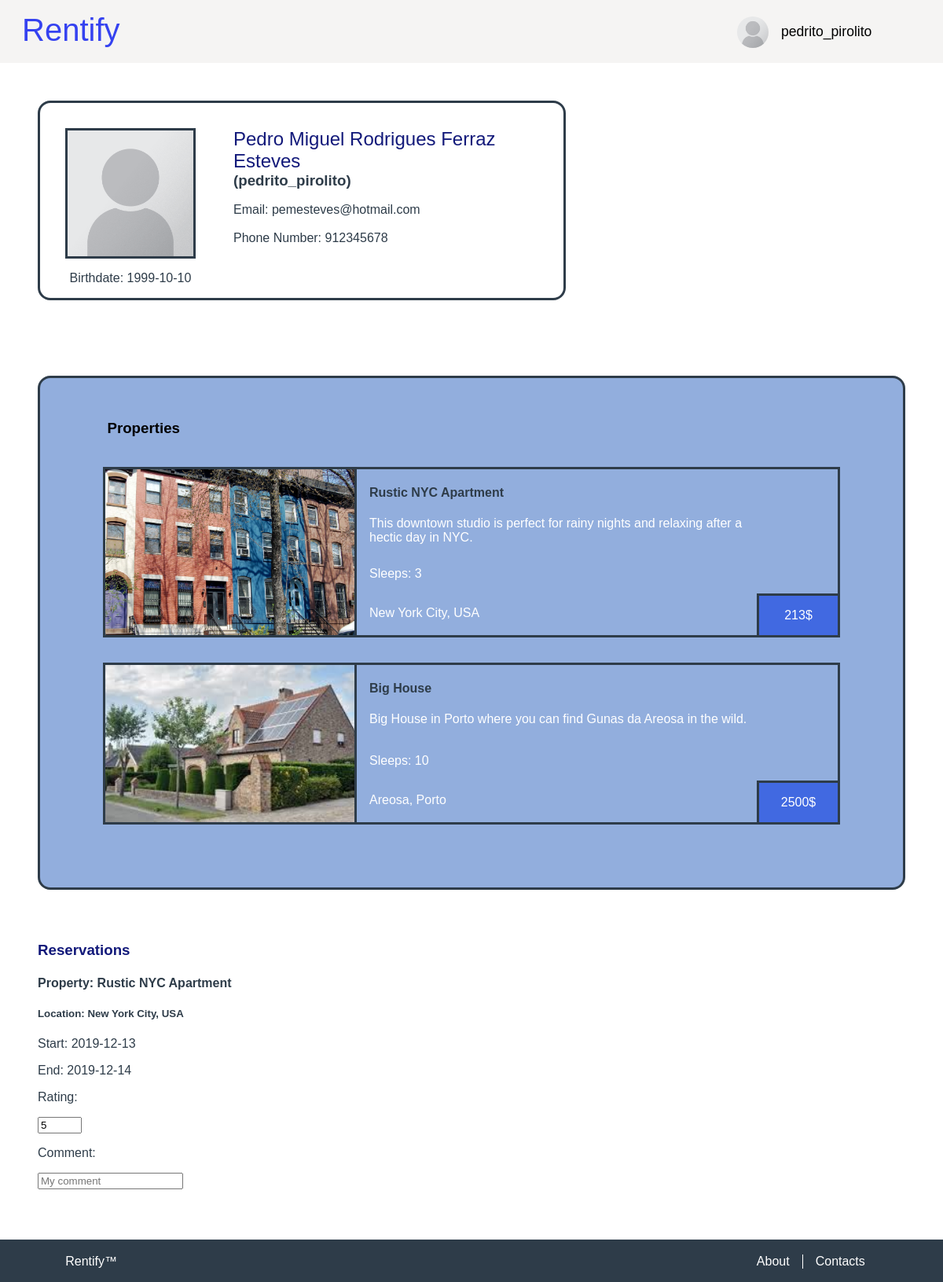
The app's page /pages/user.php (signed in), older data.
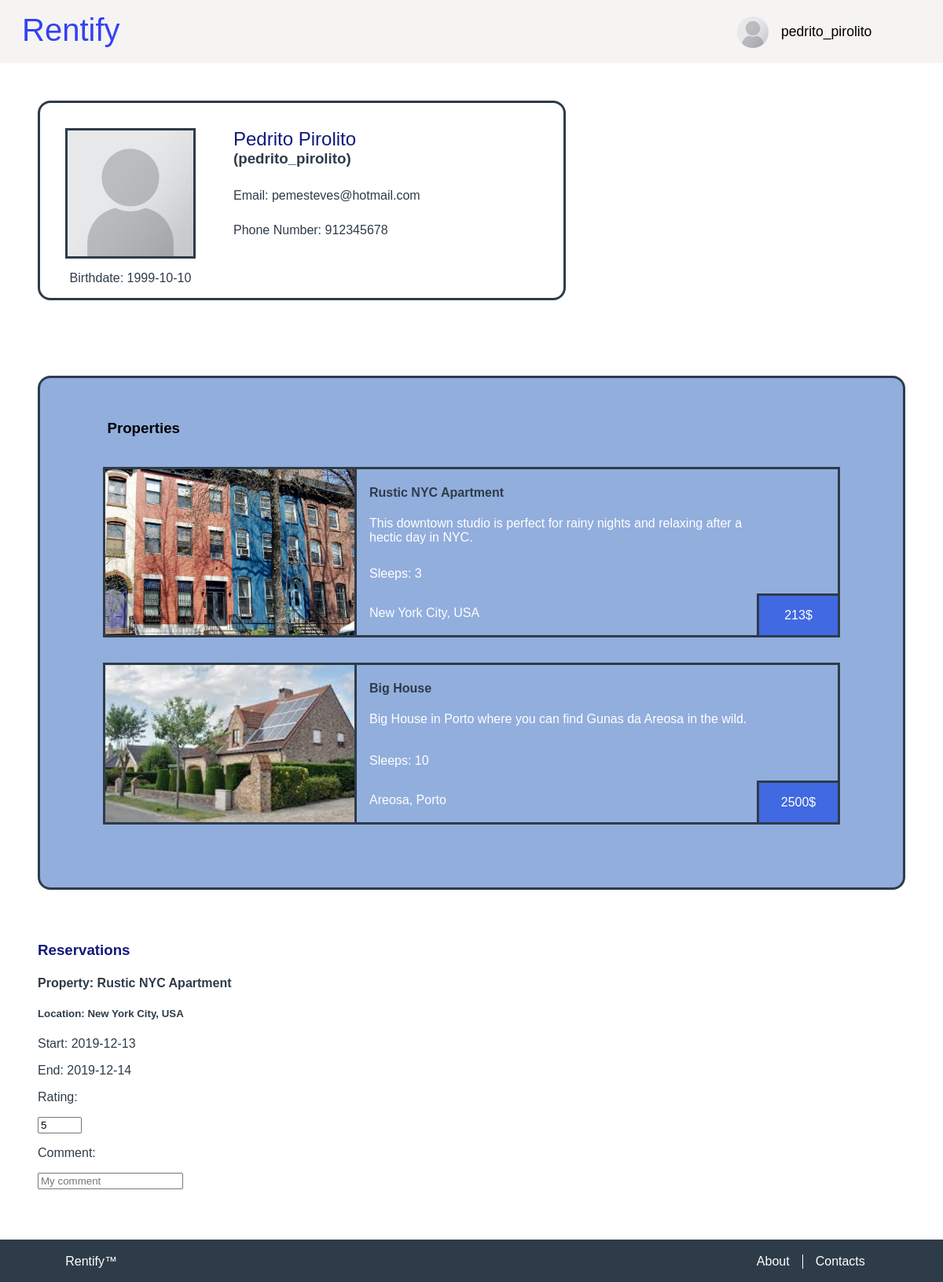
The same page, newer data.
### tables this page shows
CREATE TABLE User(
    username TEXT UNIQUE PRIMARY KEY,
    full_name TEXT NOT NULL,
    birthdate DATE NOT NULL,
    phone INTEGER NOT NULL,
    email TEXT NOT NULL,
    password_hash INTEGER NOT NULL,
    image_name TEXT NOT NULL 
);

### database/user.php (called while the page is built, shortened)
<?php
  include_once "../database/connection.php";
  function getUserInfo($username, $password){
    global $db;
    $stmt = $db->prepare('SELECT * FROM User WHERE username = ? AND password_hash = ?');
    $stmt->execute(array($username, $password));
    return $stmt->fetch();
  }
  function getUserPassword($username){
    global $db;
    $stmt = $db->prepare('
        SELECT password_hash as password
        FROM User
        WHERE username = ?
    ');
    $stmt->execute(array($username));
    return $stmt->fetch();
  }
  function getUserImagePath($username) {
    global $db;
    $stmt = $db->prepare('
        SELECT image_name
        FROM User
        WHERE username = ?
    ');
    $stmt->execute(array($username));
    return $stmt->fetch();
  }
?>

### pages/user.php (the view, shortened to what the changed rows need)
<?php
    include_once "../database/property.php";
    include_once "../database/user.php";
    include_once "../templates/tpl_common.php";
    include_once "../templates/tpl_scroll_top.php";
    $username = $_SESSION['username'];
    $password_hash = getUserPassword($username)['password'];
    $user_info = getUserInfo($username, $password_hash);
    document_main_part();
?>
        <link href="../css/user_page.css" rel="stylesheet">
        <link href="../css/properties_list.css" rel="stylesheet">
        <link href="../css/profile.css" rel="stylesheet">
    </head>
    <body>
        <?php
            draw_header('change_profile.php', 'Change Profile');
        ?>
        <section id="user_info">
            <div id="fit_crop">
                <img src="../images/<?=$user_info['image_name']?>"/>
            </div>
            <div id="headers">
                <h2><?=$user_info['full_name']?></h2>
                <h3>(<?=$user_info['username']?>)</h3>
            </div>
            <p id="email">Email: <?=$user_info['email']?></p>
            <p id="phone">Phone Number: <?=$user_info['phone']?></p>
            <p id="birthdate">Birthdate: <?=$user_info['birthdate']?></p>
        </section>
<?php
    draw_footer(true);
?>

### templates/tpl_common.php (shortened to what the changed rows need)
<?php
include_once "../includes/init.php";
include_once "../database/user.php";
function draw_user_image(){
    $image_name = getUserImagePath($_SESSION['username']);
    $image_path = "../images/".$image_name['image_name'];
    echo "<img src=".$image_path." alt=\"User's photo\" id=\"user_photo\">";
}
function draw_header($page, $name){
?>
    <header>
        <div id="fixed">
        <h1><a href="index.php"> Rentify </a></h1>
        <?php
        if(isset($_SESSION['username'])) {
        ?>
            <div class="dropdown">
                <?php draw_user_image(); ?>
                <button  class="dropdown_button" id="user_badge" > <?php echo $_SESSION['username'] ?> </button>
            </div>
        <?php
        }
        ?>
        </div>
    </header>
<?php
}
?>
<?php
function document_main_part(){
?>
<!DOCTYPE html>
<html lang="en">
    <head>
        <link href="../css/layout.css" rel="stylesheet">
        <link href="../css/style.css" rel="stylesheet">
<?php
}
function draw_footer($include_button){
?>
    </body>
</html>
<?php
}
?>

Row changes from the older to the newer data that the page shows:
changed user "pedrito_pirolito": full_name "Pedro Miguel Rodrigues Ferraz Esteves" → "Pedrito Pirolito"
